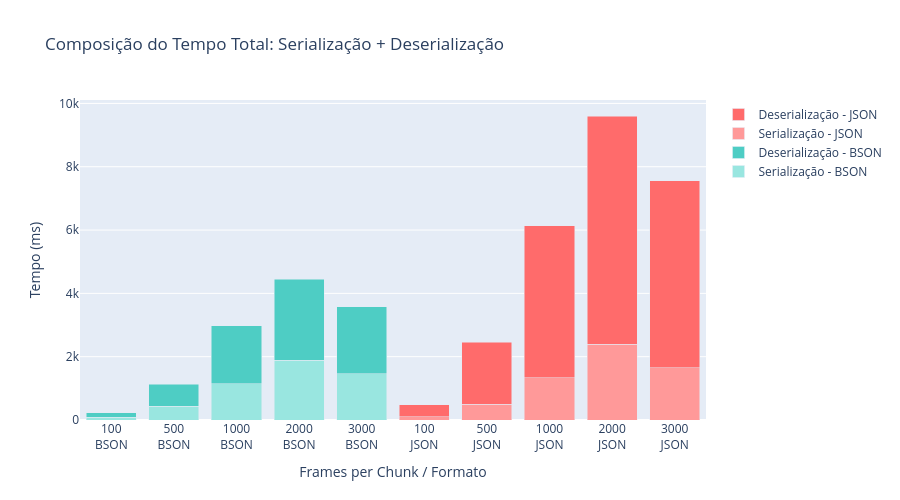

Notebook code cell kept with this figure:
### Code cell
# Stacked Bar Chart - Proporção serialização vs deserialização
def create_stacked_bar_chart():
    selected_frames = [100, 500, 1000, 2000, 3000]
    df_filtered = df[df['framesPerChunk'].isin(selected_frames)]
    
    df_agg = df_filtered.groupby(['format', 'framesPerChunk']).agg({
        'serialization_ms': 'mean',
        'deserialization_ms': 'mean'
    }).reset_index()
    
    fig = go.Figure()
    
    colors_ser = {'JSON': '#FF9999', 'BSON': '#99E6E0'}
    colors_deser = {'JSON': '#FF6B6B', 'BSON': '#4ECDC4'}
    
    for format_name in df_agg['format'].unique():
        data = df_agg[df_agg['format'] == format_name]
        
        # Serialização (base)
        fig.add_trace(go.Bar(
            x=[f"{row['framesPerChunk']}<br>{format_name}" for _, row in data.iterrows()],
            y=data['serialization_ms'],
            name=f'Serialização - {format_name}',
            marker_color=colors_ser[format_name]
        ))
        
        # Deserialização (empilhada)
        fig.add_trace(go.Bar(
            x=[f"{row['framesPerChunk']}<br>{format_name}" for _, row in data.iterrows()],
            y=data['deserialization_ms'],
            name=f'Deserialização - {format_name}',
            marker_color=colors_deser[format_name]
        ))
    
    fig.update_layout(
        barmode='stack',
        title='Composição do Tempo Total: Serialização + Deserialização',
        xaxis_title='Frames per Chunk / Formato',
        yaxis_title='Tempo (ms)',
        height=500
    )
    
    return fig

stacked_bar_fig = create_stacked_bar_chart()
stacked_bar_fig.show()

### Figure 1 — Plotly figure (JSON) as saved in the notebook; plotly's stock layout.template omitted (floating-point values rounded to 4 significant figures)
{"data": [{"marker": {"color": "#99E6E0"}, "name": "Serialização - BSON", "type": "bar", "x": ["100<br>BSON", "500<br>BSON", "1000<br>BSON", "2000<br>BSON", "3000<br>BSON"], "y": [91.5, 441.7, 1143.0, 1894.0, 1462.0]}, {"marker": {"color": "#4ECDC4"}, "name": "Deserialização - BSON", "type": "bar", "x": ["100<br>BSON", "500<br>BSON", "1000<br>BSON", "2000<br>BSON", "3000<br>BSON"], "y": [136.0, 692.3, 1836.0, 2556.0, 2115.0]}, {"marker": {"color": "#FF9999"}, "name": "Serialização - JSON", "type": "bar", "x": ["100<br>JSON", "500<br>JSON", "1000<br>JSON", "2000<br>JSON", "3000<br>JSON"], "y": [101.8, 503.4, 1333.0, 2387.0, 1649.0]}, {"marker": {"color": "#FF6B6B"}, "name": "Deserialização - JSON", "type": "bar", "x": ["100<br>JSON", "500<br>JSON", "1000<br>JSON", "2000<br>JSON", "3000<br>JSON"], "y": [380.5, 1954.0, 4797.0, 7216.0, 5906.0]}], "layout": {"barmode": "stack", "height": 500, "title": {"text": "Composição do Tempo Total: Serialização + Deserialização"}, "xaxis": {"title": {"text": "Frames per Chunk / Formato"}}, "yaxis": {"title": {"text": "Tempo (ms)"}}}}
